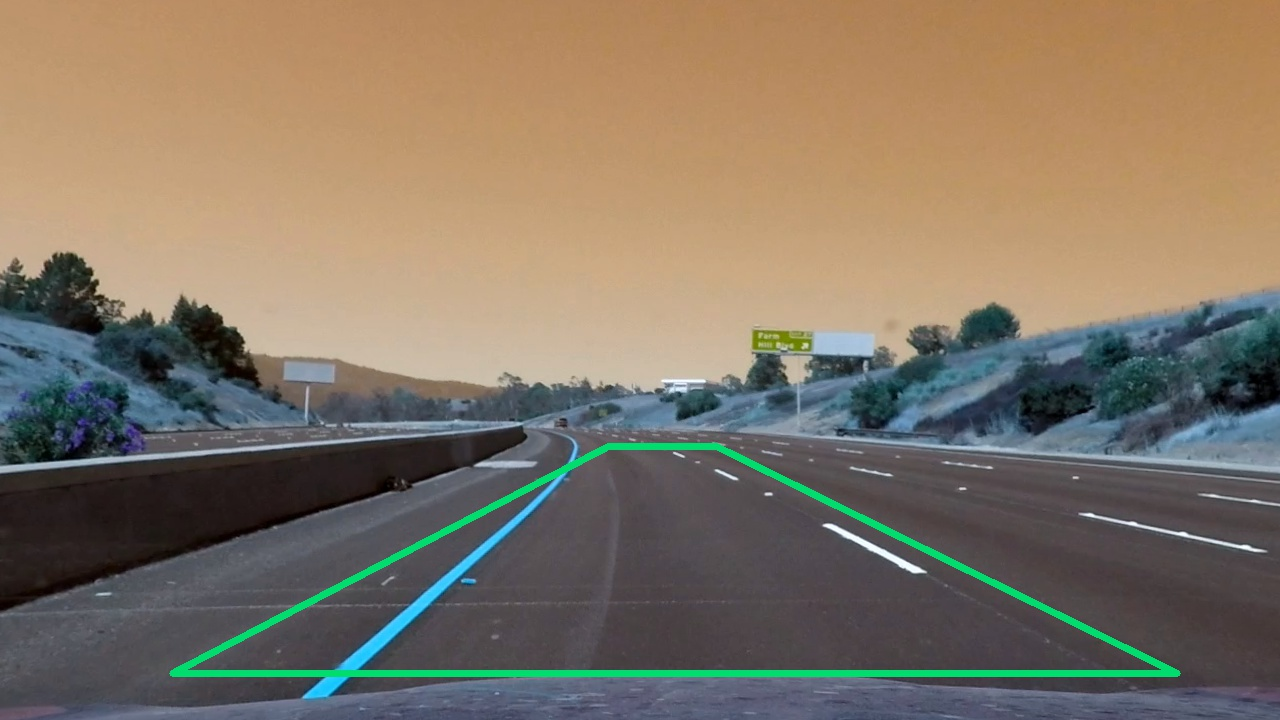
#> input picture source_image.jpg, 1280 x 720 px
$ python -i process_video.py   (imports and definitions only)   (older library calls are emulated)
#> lines starting #> are read from the running program, lines starting #| are printed output that depends on the picture
import cv2
import glob
import imageio
import matplotlib.pyplot as plt
import numpy as np
import pickle
from skimage.feature._canny import canny
from tracker import tracker

def get_video_reader(file_name):
    return imageio.get_reader(file_name, 'ffmpeg')

# [7 lines left out: function get_image_from_mp4, not called in this run]

def abs_sobel_thresh(img, orient='x', sobel_kernel=3, thresh=(0, 255)):
    # Apply the following steps to img
    # 1) Convert to grayscale
#> called with orient = 'x', sobel_kernel = 3, thresh = (0, 255)
    gray = cv2.cvtColor(img, cv2.COLOR_RGB2GRAY)
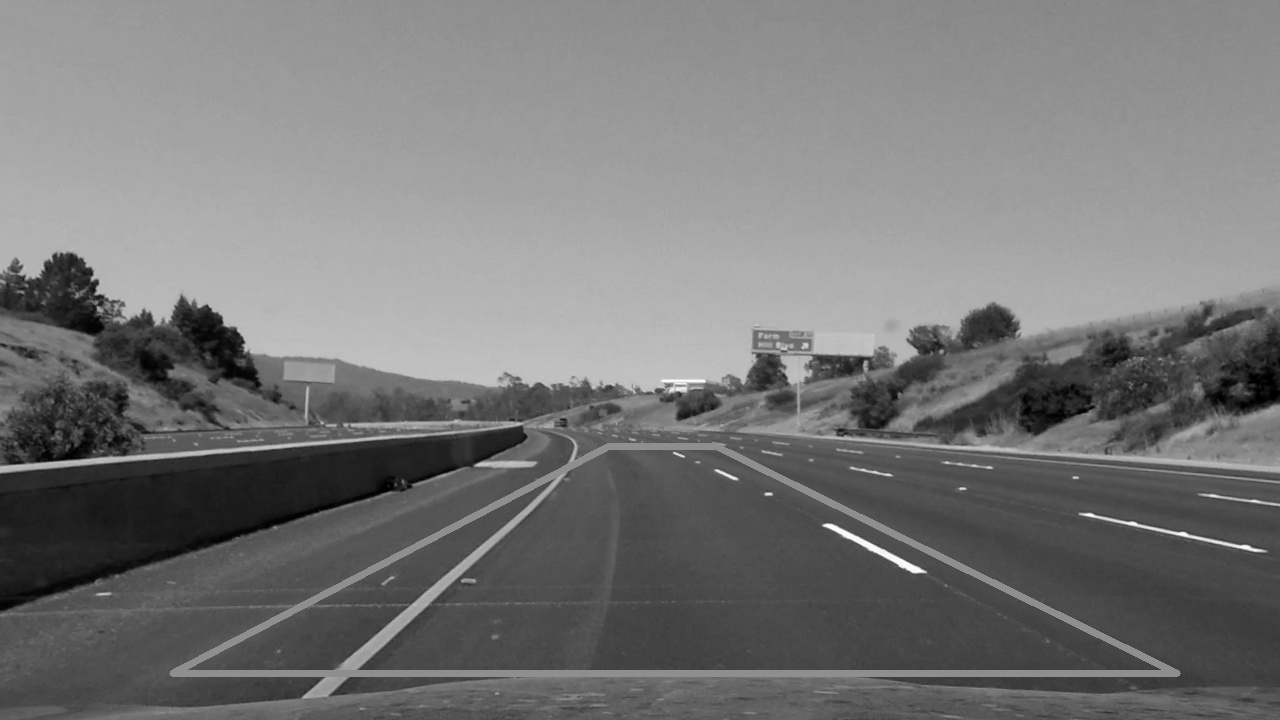
#> gray: shape (720, 1280); min 0, max 254, mean 119.1
    # 2) Take the derivative in x or y given orient = 'x' or 'y'
    if orient == 'x':
        sobel = cv2.Sobel(gray, cv2.CV_64F, 1, 0, ksize=sobel_kernel)
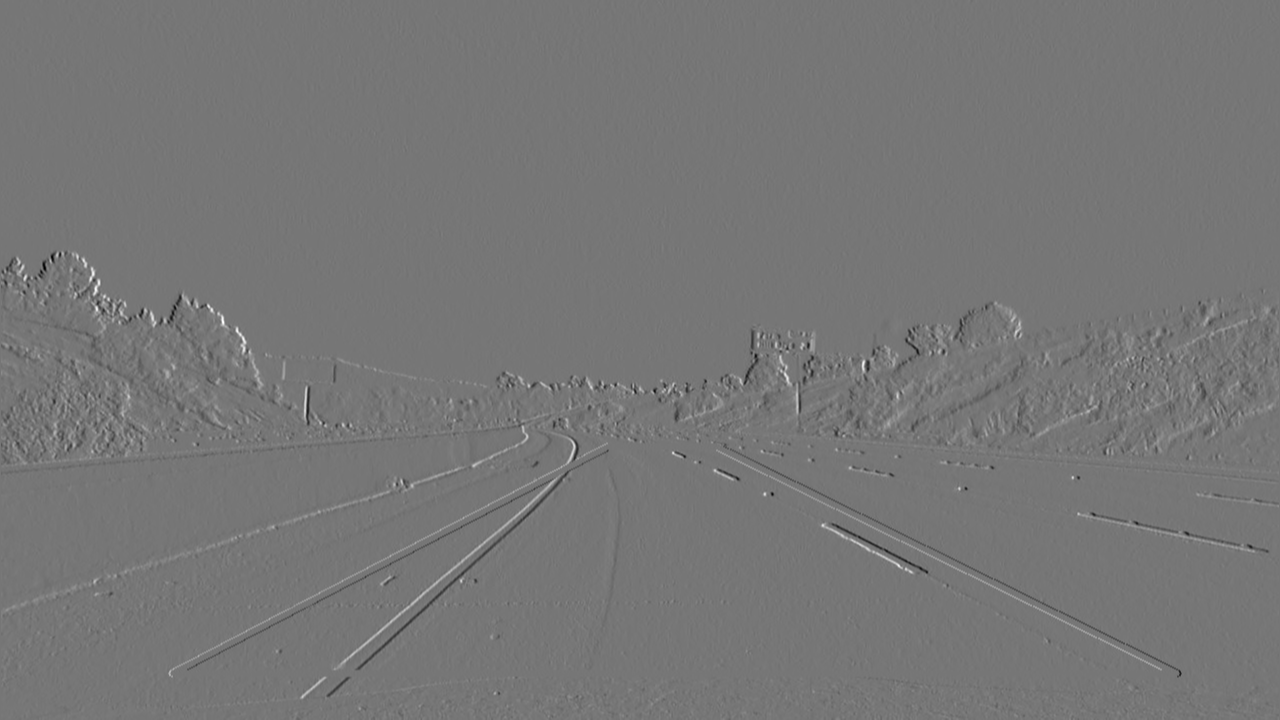
#> sobel: shape (720, 1280) float64; min -441, max 506, mean 0; drawn with min black and max white
    else:
        sobel = cv2.Sobel(gray, cv2.CV_64F, 0, 1, ksize=sobel_kernel)
    # 3) Take the absolute value of the derivative or gradient
    abs_sobel = np.absolute(sobel)
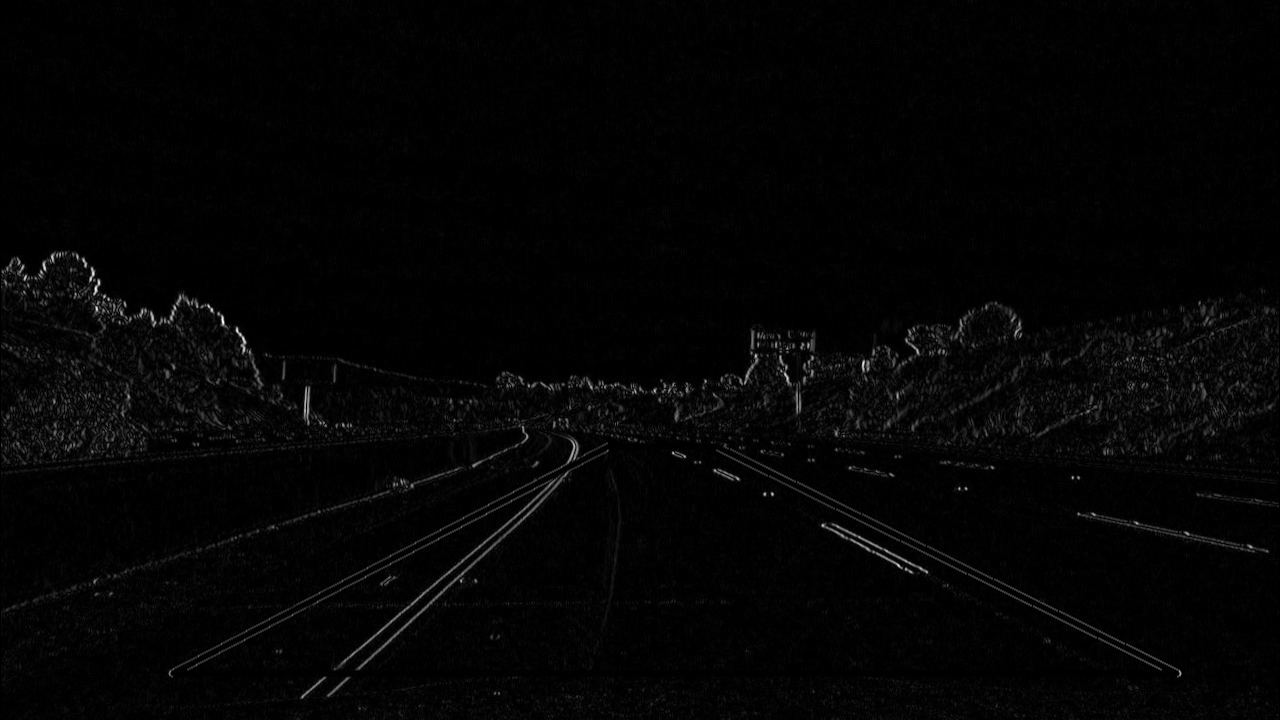
#> abs_sobel: shape (720, 1280) float64; min 0, max 506, mean 9.2; drawn with min black and max white
    # 4) Scale to 8-bit (0 - 255) then convert to type = np.uint8
    scaled_sobel = np.uint8(255*abs_sobel/np.max(abs_sobel))
    # 5) Create a mask of 1's where the scaled gradient magnitude
            # is > thresh_min and < thresh_max
    binary_output = np.zeros_like(scaled_sobel)
    binary_output[(scaled_sobel >= thresh[0]) & (scaled_sobel <= thresh[1])] = 1
    # 6) Return this mask as your binary_output image
    return binary_output

# [212 lines left out: functions mag_thresh, dir_threshold, color_threshold, window_mask, run_video, process_images and 1 more, not called in this run]

# [2 lines not run here, left out]


>>> import cv2
>>> picture = cv2.cvtColor(cv2.imread('source_image.jpg'), cv2.COLOR_BGR2RGB)
>>> result = abs_sobel_thresh(picture)
#> result: shape (720, 1280); every value is 1

$ run again, on corners_found1.jpg
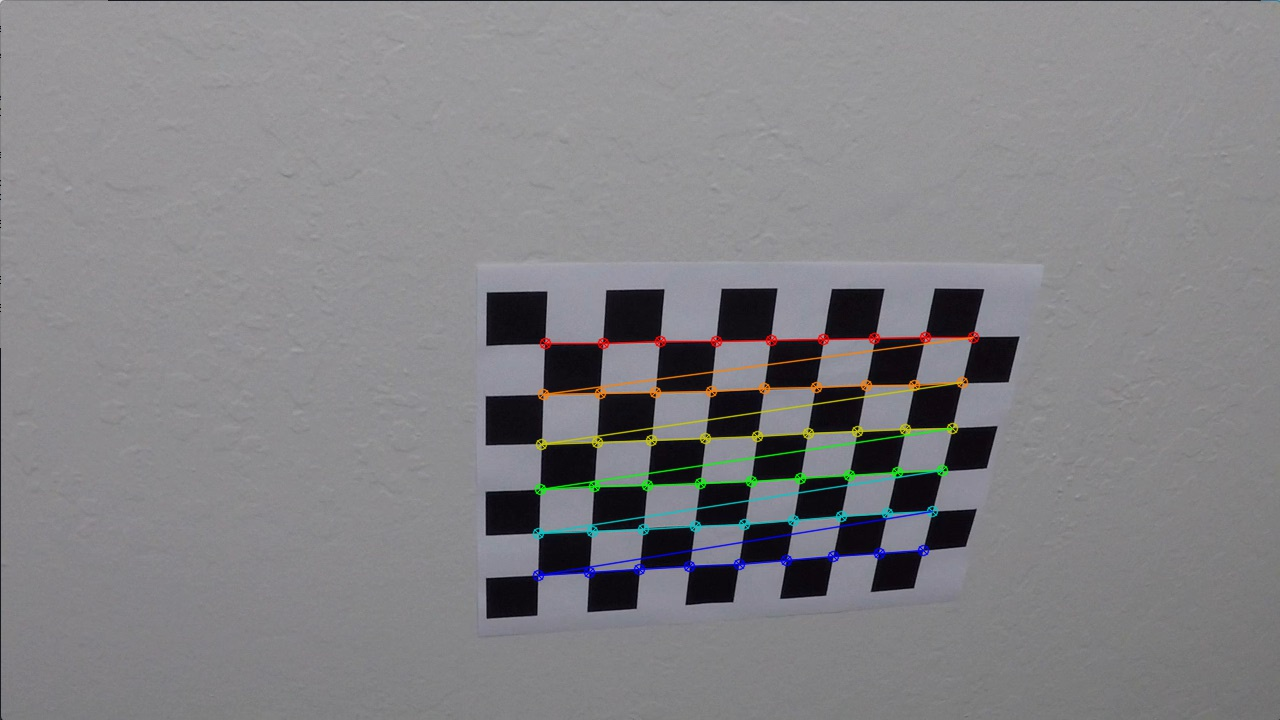
#> input picture corners_found1.jpg, 1280 x 720 px
#> in abs_sobel_thresh, `sobel = cv2.Sobel(gray, cv2.CV_64F, 1, 0, ksize=sobel_kernel)`:
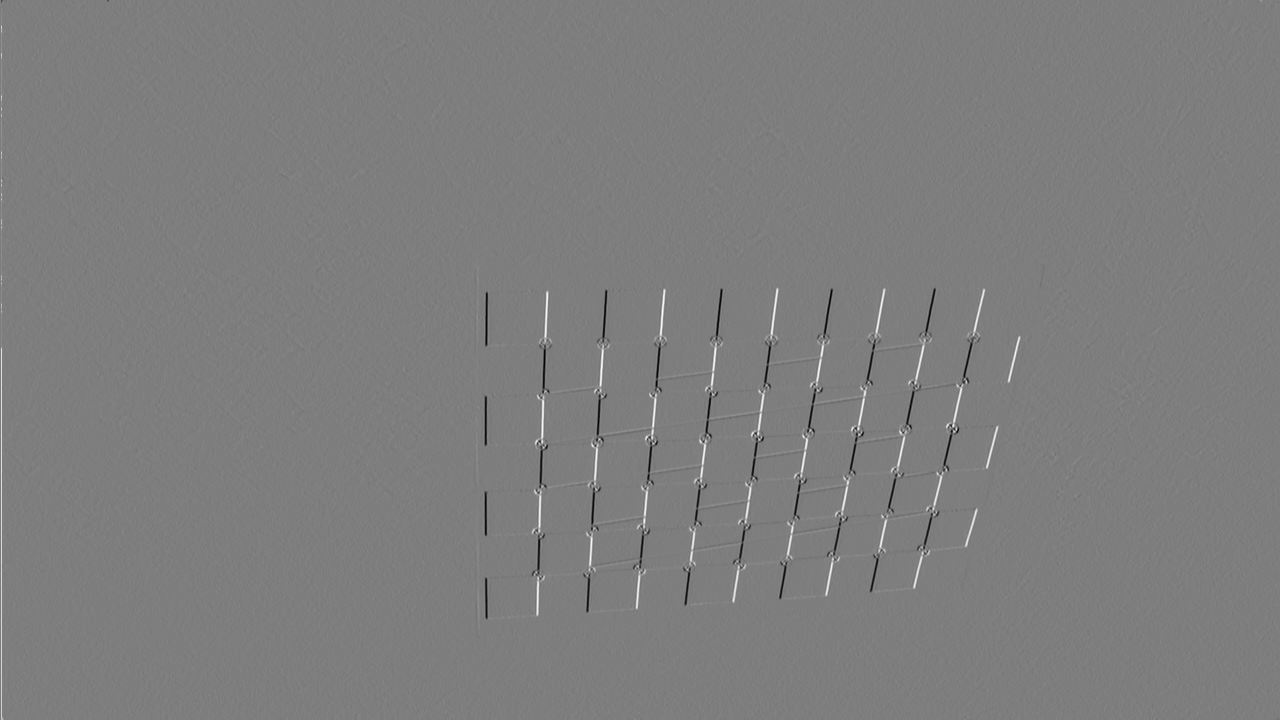
#> sobel: shape (720, 1280) float64; min -603, max 615, mean 0.2; drawn with min black and max white
#> in abs_sobel_thresh, `abs_sobel = np.absolute(sobel)`:
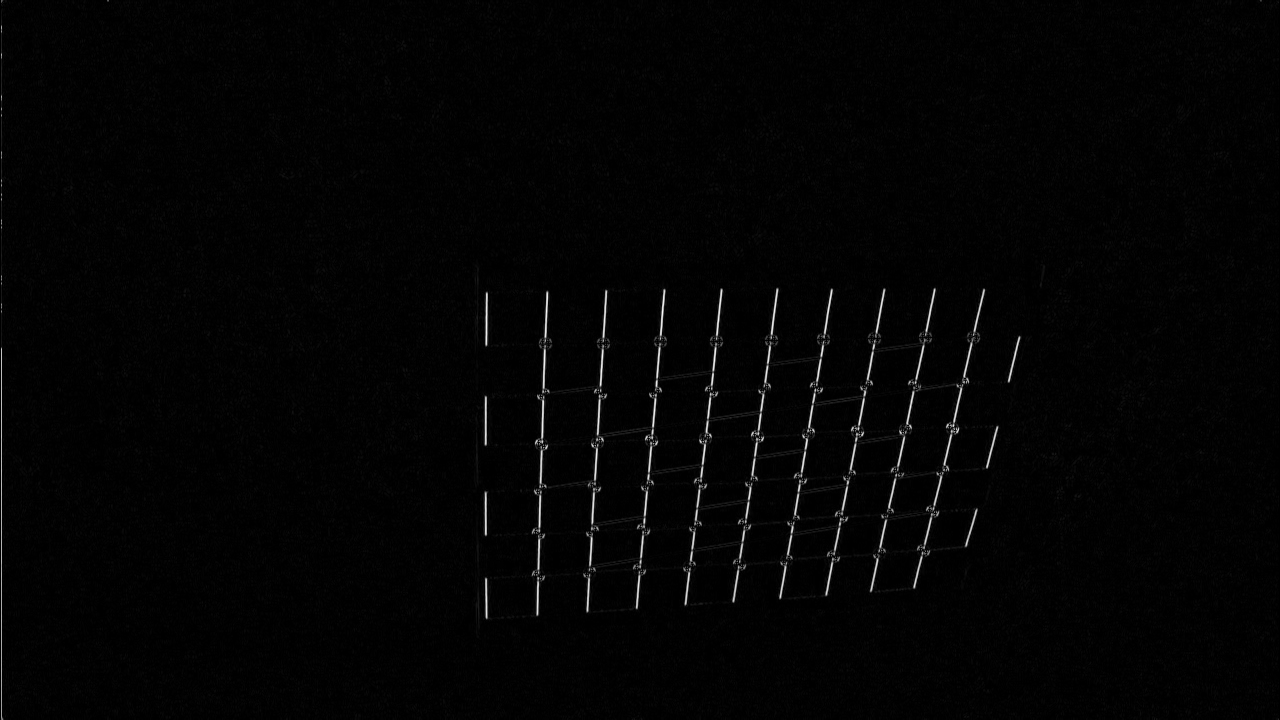
#> abs_sobel: shape (720, 1280) float64; min 0, max 615, mean 9.8; drawn with min black and max white
#> result: shape (720, 1280); every value is 1
